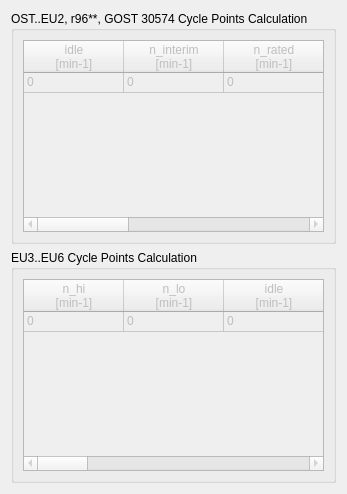
        <widget class="QWidget" name="tab_cycPointsCalc">
         <attribute name="title">
          <string>Cycle Points Calculation</string>
         </attribute>
         <layout class="QVBoxLayout" name="verticalLayout_11">
          <item>
           <widget class="QGroupBox" name="groupBox">
            <property name="title">
             <string>OST..EU2, r96**, GOST 30574 Cycle Points Calculation</string>
            </property>
            <layout class="QVBoxLayout" name="verticalLayout_5">
             <item>
              <widget class="QTableWidget" name="tableWidget_SrcDataEU0">
               <property name="enabled">
                <bool>false</bool>
               </property>
               <property name="contextMenuPolicy">
                <enum>Qt::DefaultContextMenu</enum>
               </property>
               <property name="selectionMode">
                <enum>QAbstractItemView::ContiguousSelection</enum>
               </property>
               <attribute name="horizontalHeaderDefaultSectionSize">
                <number>100</number>
               </attribute>
               <attribute name="verticalHeaderVisible">
                <bool>false</bool>
               </attribute>
               <attribute name="verticalHeaderDefaultSectionSize">
                <number>20</number>
               </attribute>
               <row>
                <property name="text">
                 <string/>
                </property>
               </row>
               <column>
                <property name="text">
                 <string>idle
[min-1]</string>
                </property>
               </column>
               <column>
                <property name="text">
                 <string>n_interim
[min-1]</string>
                </property>
               </column>
               <column>
                <property name="text">
                 <string>n_rated
[min-1]</string>
                </property>
               </column>
               <column>
                <property name="text">
                 <string>N_fan_rated
[kW]</string>
                </property>
               </column>
               <column>
                <property name="text">
                 <string>Ne_interim
[kW]</string>
                </property>
               </column>
               <column>
                <property name="text">
                 <string>Ne_rated
[kW]</string>
                </property>
               </column>
               <item row="0" column="0">
                <property name="text">
                 <string>0</string>
                </property>
               </item>
               <item row="0" column="1">
                <property name="text">
                 <string>0</string>
                </property>
               </item>
               <item row="0" column="2">
                <property name="text">
                 <string>0</string>
                </property>
               </item>
               <item row="0" column="3">
                <property name="text">
                 <string>0</string>
                </property>
               </item>
               <item row="0" column="4">
                <property name="text">
                 <string>0</string>
                </property>
               </item>
               <item row="0" column="5">
                <property name="text">
                 <string>0</string>
                </property>
               </item>
              </widget>
             </item>
            </layout>
           </widget>
          </item>
          <item>
           <widget class="QGroupBox" name="groupBox_2">
            <property name="title">
             <string>EU3..EU6 Cycle Points Calculation</string>
            </property>
            <layout class="QVBoxLayout" name="verticalLayout_4">
             <item>
              <widget class="QTableWidget" name="tableWidget_SrcDataEU3">
               <property name="enabled">
                <bool>false</bool>
               </property>
               <property name="maximumSize">
                <size>
                 <width>16777215</width>
                 <height>16777215</height>
                </size>
               </property>
               <property name="selectionMode">
                <enum>QAbstractItemView::ContiguousSelection</enum>
               </property>
               <attribute name="verticalHeaderVisible">
                <bool>false</bool>
               </attribute>
               <attribute name="verticalHeaderDefaultSectionSize">
                <number>20</number>
               </attribute>
               <row>
                <property name="text">
                 <string/>
                </property>
               </row>
               <column>
                <property name="text">
                 <string>n_hi
[min-1]</string>
                </property>
               </column>
               <column>
                <property name="text">
                 <string>n_lo
[min-1]</string>
                </property>
               </column>
               <column>
                <property name="text">
                 <string>idle
[min-1]</string>
                </property>
               </column>
               <column>
                <property name="text">
                 <string>n_rated
[min-1]</string>
                </property>
               </column>
               <column>
                <property name="text">
                 <string>N_fan_rated
[kW]</string>
                </property>
               </column>
               <column>
                <property name="text">
                 <string>Ne_A
[kW]</string>
                </property>
               </column>
               <column>
                <property name="text">
                 <string>Ne_B
[kW]</string>
                </property>
               </column>
               <column>
                <property name="text">
                 <string>Ne_C
[kW]</string>
                </property>
               </column>
               <column>
                <property name="text">
                 <string>Ne_a1
[kW]</string>
                </property>
               </column>
               <column>
                <property name="text">
                 <string>Ne_a2
[kW]</string>
                </property>
               </column>
               <column>
                <property name="text">
                 <string>Ne_a3
[kW]</string>
                </property>
               </column>
               <item row="0" column="0">
                <property name="text">
                 <string>0</string>
                </property>
               </item>
               <item row="0" column="1">
                <property name="text">
                 <string>0</string>
                </property>
               </item>
               <item row="0" column="2">
                <property name="text">
                 <string>0</string>
                </property>
               </item>
               <item row="0" column="3">
                <property name="text">
                 <string>0</string>
                </property>
               </item>
               <item row="0" column="4">
                <property name="text">
                 <string>0</string>
                </property>
               </item>
               <item row="0" column="5">
                <property name="text">
                 <string>0</string>
                </property>
               </item>
               <item row="0" column="6">
                <property name="text">
                 <string>0</string>
                </property>
               </item>
               <item row="0" column="7">
                <property name="text">
                 <string>0</string>
                </property>
               </item>
               <item row="0" column="8">
                <property name="text">
                 <string>0</string>
                </property>
               </item>
               <item row="0" column="9">
                <property name="text">
                 <string>0</string>
                </property>
               </item>
               <item row="0" column="10">
                <property name="text">
                 <string>0</string>
                </property>
               </item>
              </widget>
             </item>
            </layout>
           </widget>
          </item>
         </layout>
        </widget>
